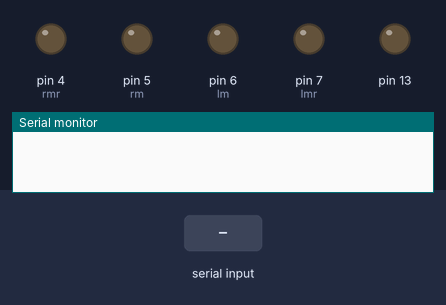
The sketch below on a simulated Arduino Uno, built with avr-gcc and run on an emulated ATmega328P. Parts: output pins drawn as LEDs (lit = HIGH), the last lines printed to the serial monitor. The inputs (shaded band) are chosen by the test bench.

Above: at 1.2 s.
1.3 s: "a" received over Serial
At 1.8 s:
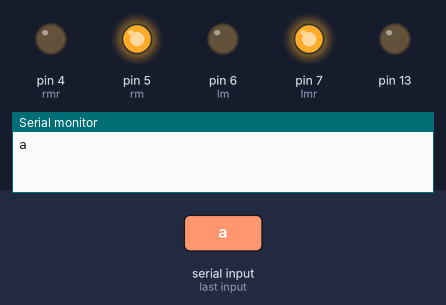
2.8 s: "b" received over Serial
At 4.0 s:
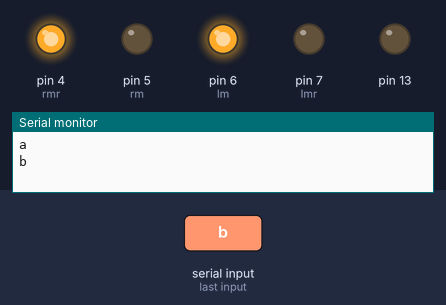
4.3 s: "c" received over Serial
At 5.3 s:
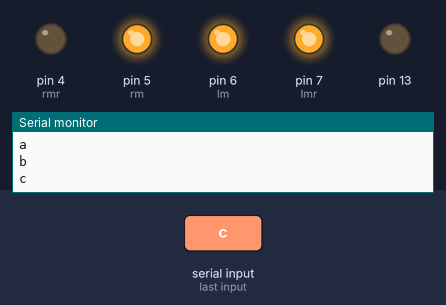
5.8 s: "d" received over Serial
At 6.5 s:
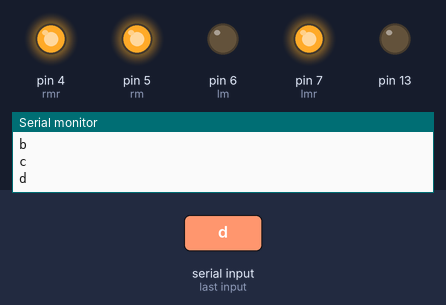
7.3 s: "e" received over Serial
At 7.6 s:
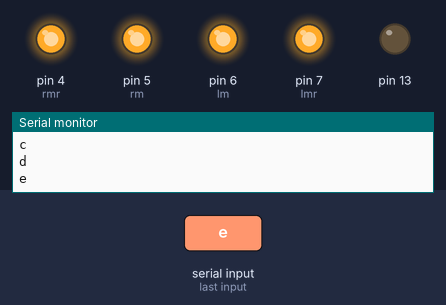
Timing chart, 0 to 9.8 s (numbered marks = the images above; inputs shaded):
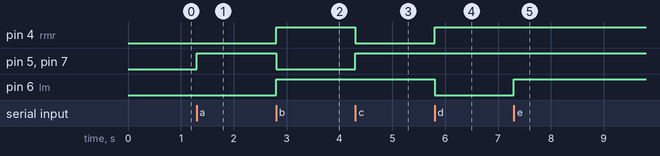

The sketch:

grasscutter.ino
```cpp
char junk;
String inputString="";
int lm=6;//pin 9 of arduino to pin 7 of l293d
int lmr=7;//pin 8 of arduino to pin 2 of l293d
int rm=5;//pin 10 of arduino to pin 10 of l293d
int rmr=4;//pin 11 of arduino to pin 15 of l293d
int gr=8;
int g=9;

void setup()
{
  pinMode(lm,OUTPUT);
  pinMode(lmr,OUTPUT);
  pinMode(rm,OUTPUT);
  pinMode(rmr,OUTPUT);
 Serial.begin(9600);
 pinMode(13, OUTPUT);
}

void loop()
{
  if(Serial.available()){
  while(Serial.available())
    {
      char inChar = (char)Serial.read();
      inputString += inChar;
    }
    Serial.println(inputString);
    while (Serial.available() > 0)
    { junk = Serial.read() ; }
    if(inputString == "a"){
      digitalWrite(lm,LOW);
      digitalWrite(lmr,HIGH);
      digitalWrite(rm,HIGH);
      digitalWrite(rmr,LOW);

    }if(inputString == "b"){
      digitalWrite(lm,HIGH);
      digitalWrite(lmr,LOW);
      digitalWrite(rm,LOW);
      digitalWrite(rmr,HIGH);
    }
if(inputString == "c"){
      digitalWrite(lm,HIGH);
      digitalWrite(lmr,HIGH);
      digitalWrite(rm,HIGH);
      digitalWrite(rmr,LOW);
    }
if(inputString == "d"){
      digitalWrite(lm,LOW);
      digitalWrite(lmr,HIGH);
      digitalWrite(rm,HIGH);
      digitalWrite(rmr,HIGH);
    }
if(inputString == "e"){
       digitalWrite(lm,HIGH);
      digitalWrite(lmr,HIGH);
      digitalWrite(rm,HIGH);
      digitalWrite(rmr,HIGH);
    }
if(inputString == "f"){
       digitalWrite(gr,HIGH);
      digitalWrite(g,LOW);
    }
    if(inputString == "g"){
       digitalWrite(gr,HIGH);
      digitalWrite(g,HIGH);
    }
    inputString = "";
  }
}
```

Measured:
- after the input at 1.3 s, pin 5 (rm), pin 7 (lmr): LOW → HIGH at once
- after the input at 2.8 s, pin 4 (rmr), pin 6 (lm): LOW → HIGH at once; pin 5 (rm), pin 7 (lmr): HIGH → LOW at once
- after the input at 4.3 s, pin 4 (rmr): HIGH → LOW at once; pin 5 (rm), pin 7 (lmr): LOW → HIGH at once
- after the input at 5.8 s, pin 4 (rmr): LOW → HIGH at once; pin 6 (lm): HIGH → LOW at once
- after the input at 7.3 s, pin 6 (lm): LOW → HIGH at once
